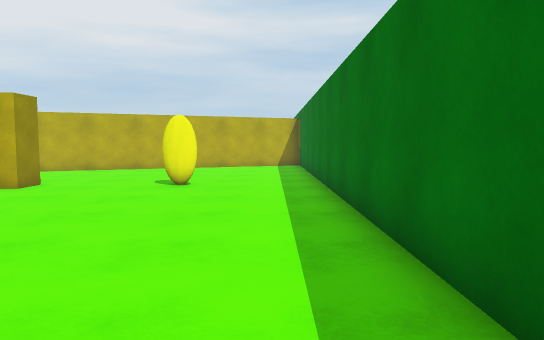
[1] (above)

22 first-person views from a walk through a scene from a Unity 3-D project. The camera is 1.2 m above the floor, tilts 4° down and sees 70° across. The floor is counted in squares, 1 m on a side. Each view is taken from the middle of a square. On the plan, view 1 faces up. The plan holds only what a view shows up to about 15 squares ahead; the rest is blank. The place goes on beyond the plan. The player character is not drawn.

[2]
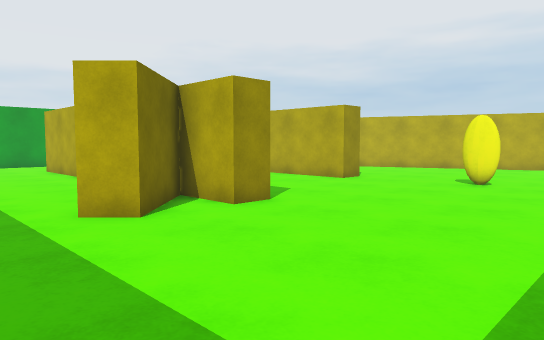

[3]
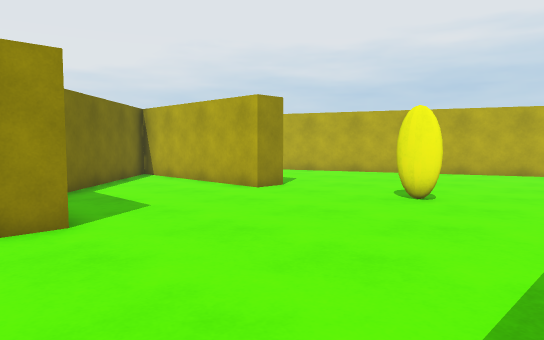

[4]
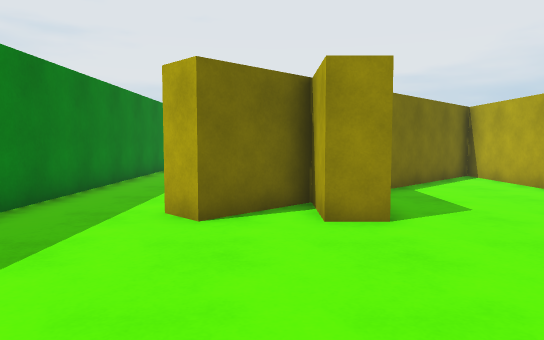

[5]
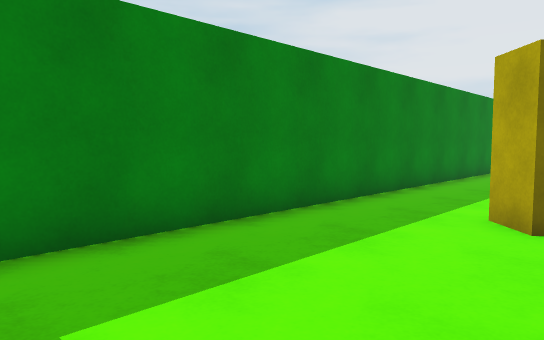

[6]
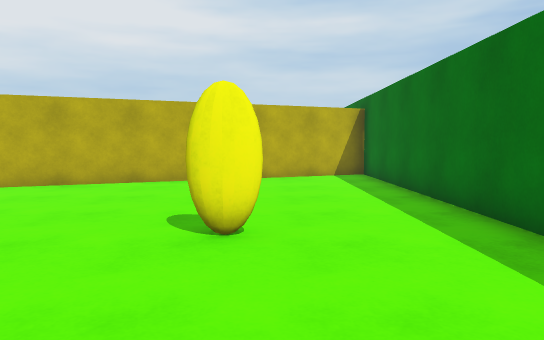

[7]
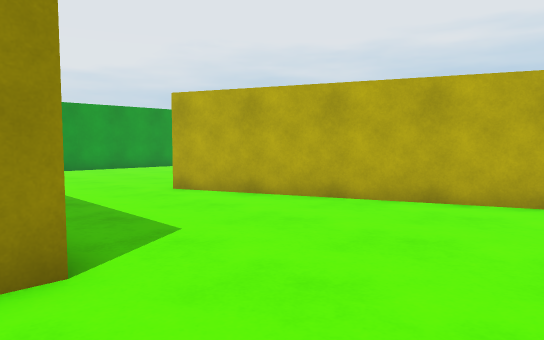

[8]
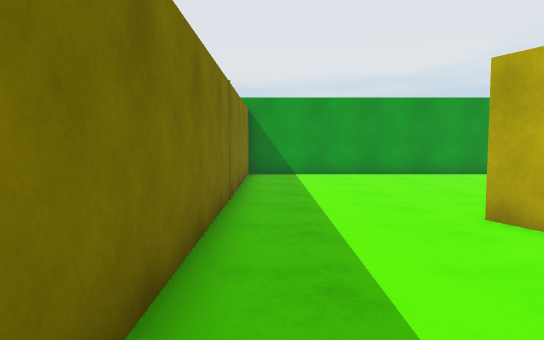

[9]
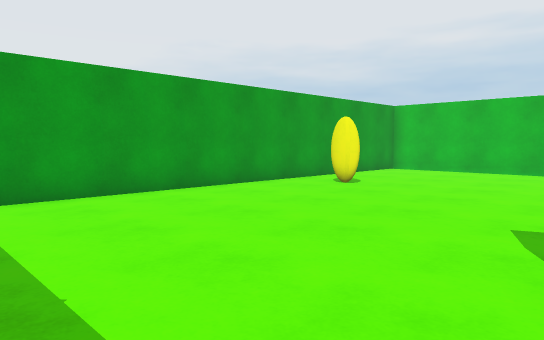

[10]
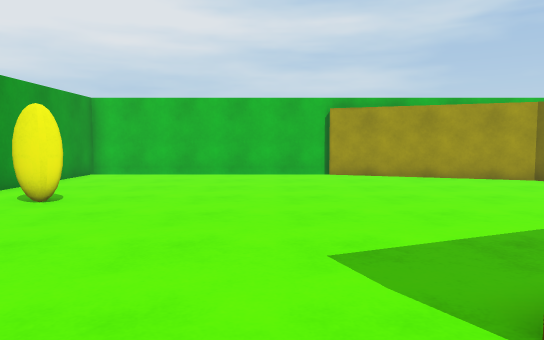

[11]
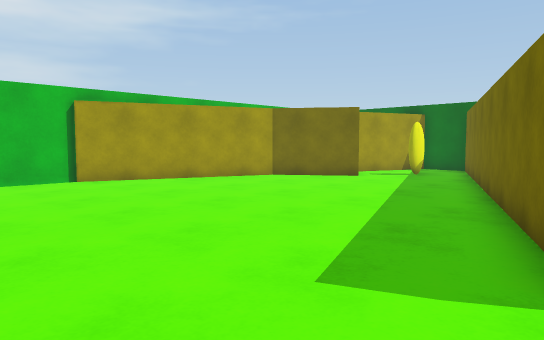

[12]
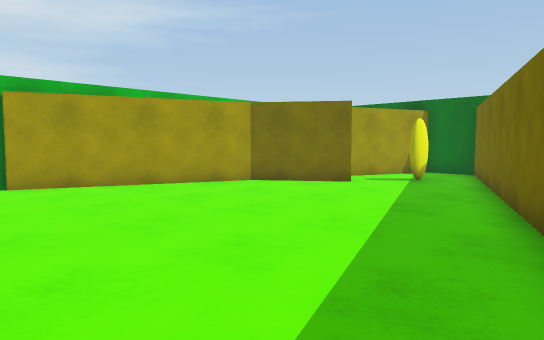

[13]
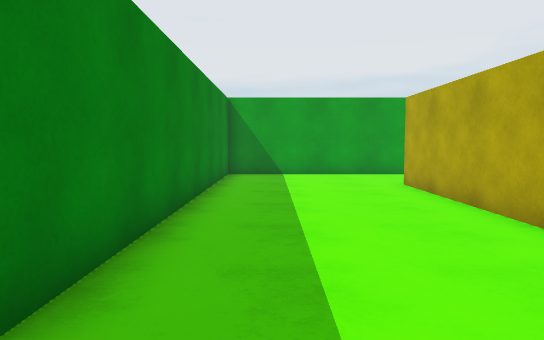

[14]
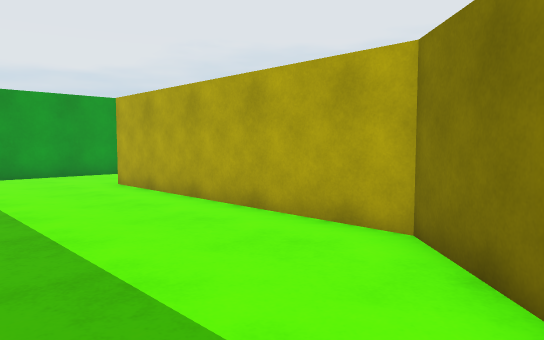

[15]
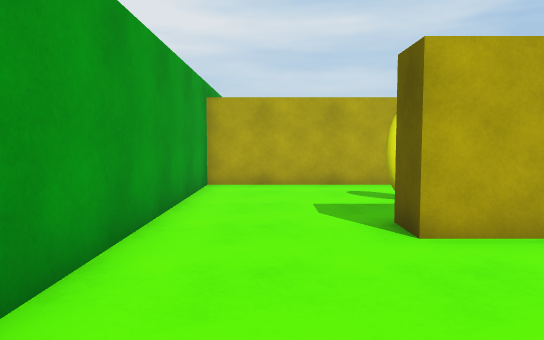

[16]
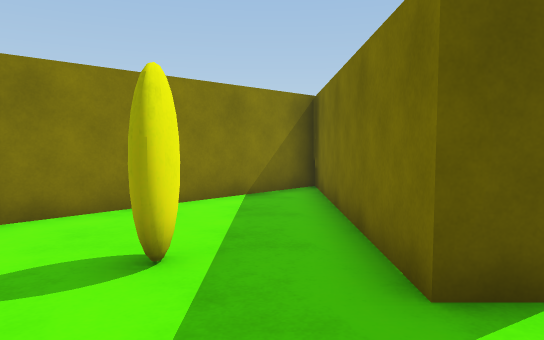

[17]
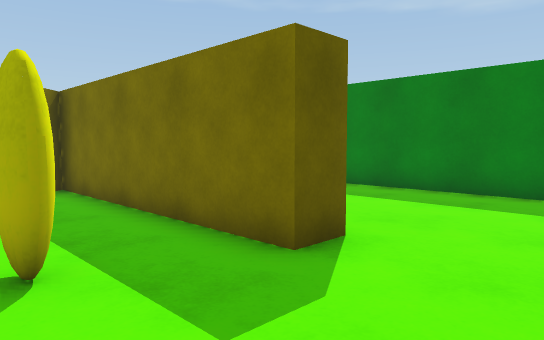

[18]
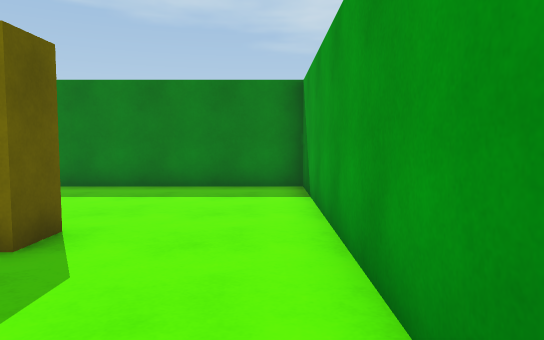

[19]
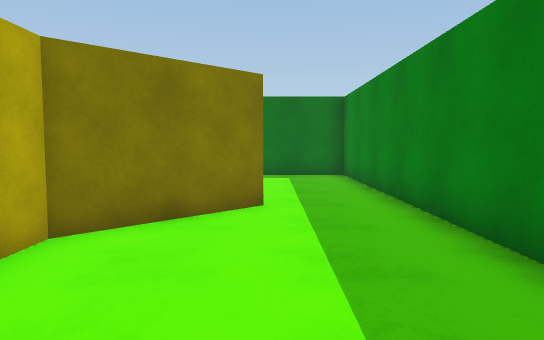

[20]
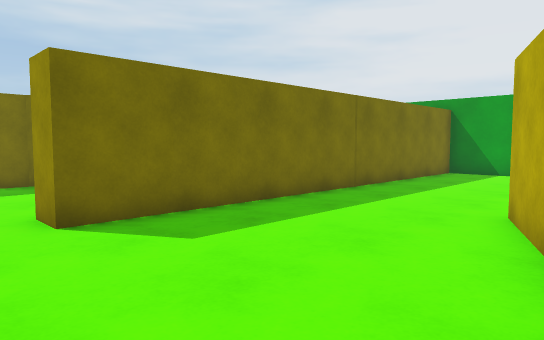

[21]
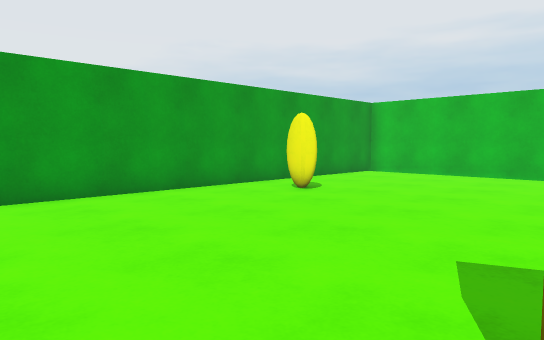

[22]
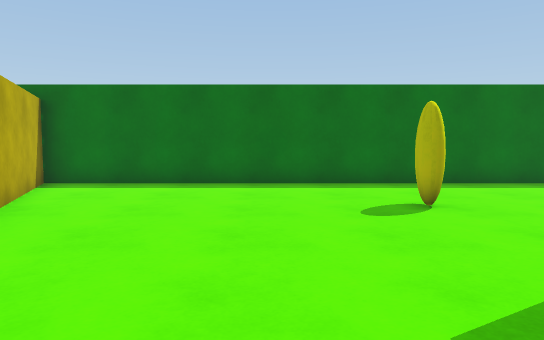

### Floor plan
Points are (right, up) in squares from view 1. A wall is a line through its corners. A room is listed if a view was taken in it or the views show most of it. See-through windows are left out.
Room 1 (views 1, 2, 3, 4, 5, 6, 7, 8, 9, 10, 11, 12, 13, 14, 15, 16, 17, 18, 19, 20, 21, 22)
walls: (-10.9, 16.9) (1.5, 21.9); (-15.6, 10.1) (-20.9, 10.1) (-20.9, -1.7) (1.5, -1.7) (1.5, 20.8) (-12.1, 15.3); (-2.9, 11.1) (-2.4, 11.1); (-7.9, 4.8) (-7.1, 4.8); (-4.9, 4.9) (-4.9, 3.8) (-6.8, 3.8) (-4.9, 1.9) (-5.6, 1.2) (-8.2, 3.8) (-17.2, 3.8) (-17.2, 4.8) (-9.2, 4.8) (-14.4, 10); (-3.7, 23.7) (-5.6, 26.3) (-11.9, 28.7); (-11.6, 28.9) (-20.9, 28.9) (-20.9, 11.1) (-6.6, 11.1) (-6.6, 10.1) (-13.1, 10.1) (-9.1, 6.1)

Positions as (right, up) in squares from view 1, and headings:
1: (0, 0), facing up
2: (1, -1), facing up-left
3: (1, 3), facing up-left
4: (1, 3), facing left
5: (1, 3), facing down-left
6: (-2, 6), facing up
7: (-3, 10), facing up-left
8: (-6, 12), facing left
9: (-12, 12), facing up-left
10: (-14, 14), facing up
11: (-16, 16), facing up-right
12: (-14, 17), facing up-right
13: (-6, 0), facing left
14: (-6, -1), facing up-left
15: (-19, -1), facing up
16: (-20, 6), facing right
17: (-20, 8), facing down-right
18: (-20, 9), facing down
19: (-13, 1), facing right
20: (-5, 17), facing down-left
21: (-12, 14), facing up-left
22: (-10, 14), facing right
